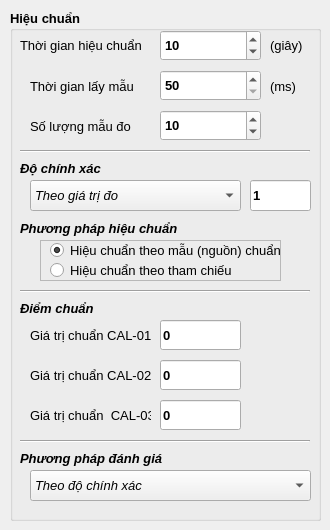
       <widget class="QWidget" name="tab_5">
        <attribute name="title">
         <string>Hiệu chuẩn</string>
        </attribute>
        <widget class="QGroupBox" name="groupBox_4">
         <property name="geometry">
          <rect>
           <x>10</x>
           <y>10</y>
           <width>311</width>
           <height>511</height>
          </rect>
         </property>
         <property name="font">
          <font>
           <pointsize>10</pointsize>
           <weight>75</weight>
           <italic>false</italic>
           <bold>true</bold>
          </font>
         </property>
         <property name="title">
          <string>Hiệu chuẩn</string>
         </property>
         <widget class="QLabel" name="label_19">
          <property name="geometry">
           <rect>
            <x>10</x>
            <y>25</y>
            <width>131</width>
            <height>20</height>
           </rect>
          </property>
          <property name="font">
           <font>
            <pointsize>10</pointsize>
            <weight>50</weight>
            <italic>false</italic>
            <bold>false</bold>
           </font>
          </property>
          <property name="text">
           <string>Thời gian hiệu chuẩn</string>
          </property>
         </widget>
         <widget class="QSpinBox" name="spinBox_calibTime">
          <property name="geometry">
           <rect>
            <x>150</x>
            <y>20</y>
            <width>101</width>
            <height>31</height>
           </rect>
          </property>
          <property name="font">
           <font>
            <pointsize>10</pointsize>
            <weight>75</weight>
            <italic>false</italic>
            <bold>true</bold>
           </font>
          </property>
          <property name="minimum">
           <number>1</number>
          </property>
          <property name="maximum">
           <number>65000</number>
          </property>
          <property name="value">
           <number>10</number>
          </property>
         </widget>
         <widget class="QLabel" name="label_20">
          <property name="geometry">
           <rect>
            <x>260</x>
            <y>25</y>
            <width>41</width>
            <height>20</height>
           </rect>
          </property>
          <property name="font">
           <font>
            <pointsize>10</pointsize>
            <weight>50</weight>
            <italic>false</italic>
            <bold>false</bold>
           </font>
          </property>
          <property name="text">
           <string>(giây)</string>
          </property>
         </widget>
         <widget class="QLabel" name="label_21">
          <property name="geometry">
           <rect>
            <x>20</x>
            <y>66</y>
            <width>111</width>
            <height>20</height>
           </rect>
          </property>
          <property name="font">
           <font>
            <pointsize>10</pointsize>
            <weight>50</weight>
            <italic>false</italic>
            <bold>false</bold>
           </font>
          </property>
          <property name="text">
           <string>Thời gian lấy mẫu</string>
          </property>
         </widget>
         <widget class="QSpinBox" name="spinBox_calibSampleTime">
          <property name="geometry">
           <rect>
            <x>150</x>
            <y>60</y>
            <width>101</width>
            <height>31</height>
           </rect>
          </property>
          <property name="font">
           <font>
            <pointsize>10</pointsize>
            <weight>75</weight>
            <italic>false</italic>
            <bold>true</bold>
           </font>
          </property>
          <property name="minimum">
           <number>50</number>
          </property>
          <property name="maximum">
           <number>65000</number>
          </property>
         </widget>
         <widget class="QSpinBox" name="spinBox_sampleNumber">
          <property name="geometry">
           <rect>
            <x>150</x>
            <y>100</y>
            <width>101</width>
            <height>31</height>
           </rect>
          </property>
          <property name="font">
           <font>
            <pointsize>10</pointsize>
            <weight>75</weight>
            <italic>false</italic>
            <bold>true</bold>
           </font>
          </property>
          <property name="minimum">
           <number>1</number>
          </property>
          <property name="maximum">
           <number>65000</number>
          </property>
          <property name="value">
           <number>10</number>
          </property>
         </widget>
         <widget class="QLabel" name="label_22">
          <property name="geometry">
           <rect>
            <x>20</x>
            <y>106</y>
            <width>111</width>
            <height>20</height>
           </rect>
          </property>
          <property name="font">
           <font>
            <pointsize>10</pointsize>
            <weight>50</weight>
            <italic>false</italic>
            <bold>false</bold>
           </font>
          </property>
          <property name="text">
           <string>Số lượng mẫu đo</string>
          </property>
         </widget>
         <widget class="QLabel" name="label_23">
          <property name="geometry">
           <rect>
            <x>260</x>
            <y>66</y>
            <width>31</width>
            <height>20</height>
           </rect>
          </property>
          <property name="font">
           <font>
            <pointsize>10</pointsize>
            <weight>50</weight>
            <italic>false</italic>
            <bold>false</bold>
           </font>
          </property>
          <property name="text">
           <string>(ms)</string>
          </property>
         </widget>
         <widget class="QComboBox" name="comboBox_accuracySelect">
          <property name="geometry">
           <rect>
            <x>20</x>
            <y>170</y>
            <width>211</width>
            <height>31</height>
           </rect>
          </property>
          <property name="font">
           <font>
            <pointsize>10</pointsize>
            <weight>50</weight>
            <italic>true</italic>
            <bold>false</bold>
           </font>
          </property>
          <item>
           <property name="text">
            <string>Theo giá trị đo</string>
           </property>
          </item>
          <item>
           <property name="text">
            <string>Theo phần trăm (%RD - reading)</string>
           </property>
          </item>
          <item>
           <property name="text">
            <string>Theo toàn thang đo (%FS - fullscale)</string>
           </property>
          </item>
         </widget>
         <widget class="QLabel" name="label_24">
          <property name="geometry">
           <rect>
            <x>10</x>
            <y>150</y>
            <width>91</width>
            <height>16</height>
           </rect>
          </property>
          <property name="font">
           <font>
            <pointsize>10</pointsize>
            <weight>75</weight>
            <italic>true</italic>
            <bold>true</bold>
           </font>
          </property>
          <property name="text">
           <string>Độ chính xác</string>
          </property>
         </widget>
         <widget class="QLineEdit" name="lineEdit_accuracy">
          <property name="geometry">
           <rect>
            <x>240</x>
            <y>170</y>
            <width>61</width>
            <height>31</height>
           </rect>
          </property>
          <property name="text">
           <string>1</string>
          </property>
         </widget>
         <widget class="QFrame" name="frame_2">
          <property name="geometry">
           <rect>
            <x>30</x>
            <y>230</y>
            <width>241</width>
            <height>41</height>
           </rect>
          </property>
          <property name="frameShape">
           <enum>QFrame::StyledPanel</enum>
          </property>
          <property name="frameShadow">
           <enum>QFrame::Raised</enum>
          </property>
          <widget class="QRadioButton" name="radioButton_standardSample">
           <property name="geometry">
            <rect>
             <x>10</x>
             <y>0</y>
             <width>241</width>
             <height>20</height>
            </rect>
           </property>
           <property name="font">
            <font>
             <pointsize>10</pointsize>
             <weight>50</weight>
             <italic>false</italic>
             <bold>false</bold>
            </font>
           </property>
           <property name="text">
            <string>Hiệu chuẩn theo mẫu (nguồn) chuẩn</string>
           </property>
           <property name="checked">
            <bool>true</bool>
           </property>
          </widget>
          <widget class="QRadioButton" name="radioButton_referenceSample">
           <property name="geometry">
            <rect>
             <x>10</x>
             <y>20</y>
             <width>201</width>
             <height>20</height>
            </rect>
           </property>
           <property name="font">
            <font>
             <pointsize>10</pointsize>
             <weight>50</weight>
             <italic>false</italic>
             <bold>false</bold>
            </font>
           </property>
           <property name="text">
            <string>Hiệu chuẩn theo tham chiếu</string>
           </property>
          </widget>
         </widget>
         <widget class="QLabel" name="label_25">
          <property name="geometry">
           <rect>
            <x>10</x>
            <y>440</y>
            <width>161</width>
            <height>16</height>
           </rect>
          </property>
          <property name="font">
           <font>
            <pointsize>10</pointsize>
            <weight>75</weight>
            <italic>true</italic>
            <bold>true</bold>
           </font>
          </property>
          <property name="text">
           <string>Phương pháp đánh giá</string>
          </property>
         </widget>
         <widget class="QLineEdit" name="lineEdit_standardValue_01">
          <property name="geometry">
           <rect>
            <x>150</x>
            <y>310</y>
            <width>81</width>
            <height>30</height>
           </rect>
          </property>
          <property name="text">
           <string>0</string>
          </property>
         </widget>
         <widget class="QComboBox" name="comboBox_evaluateSelect">
          <property name="geometry">
           <rect>
            <x>20</x>
            <y>460</y>
            <width>281</width>
            <height>31</height>
           </rect>
          </property>
          <property name="font">
           <font>
            <pointsize>10</pointsize>
            <weight>50</weight>
            <italic>true</italic>
            <bold>false</bold>
           </font>
          </property>
          <item>
           <property name="text">
            <string>Theo độ chính xác</string>
           </property>
          </item>
          <item>
           <property name="text">
            <string>Theo độ lệch chuẩn</string>
           </property>
          </item>
         </widget>
         <widget class="QLabel" name="label_26">
          <property name="geometry">
           <rect>
            <x>20</x>
            <y>315</y>
            <width>121</width>
            <height>20</height>
           </rect>
          </property>
          <property name="font">
           <font>
            <pointsize>10</pointsize>
            <weight>50</weight>
            <italic>false</italic>
            <bold>false</bold>
           </font>
          </property>
          <property name="text">
           <string>Giá trị chuẩn CAL-01:</string>
          </property>
         </widget>
         <widget class="QLabel" name="label_27">
          <property name="geometry">
           <rect>
            <x>20</x>
            <y>355</y>
            <width>121</width>
            <height>20</height>
           </rect>
          </property>
          <property name="font">
           <font>
            <pointsize>10</pointsize>
            <weight>50</weight>
            <italic>false</italic>
            <bold>false</bold>
           </font>
          </property>
          <property name="text">
           <string>Giá trị chuẩn CAL-02:</string>
          </property>
         </widget>
         <widget class="QLineEdit" name="lineEdit_standardValue_02">
          <property name="geometry">
           <rect>
            <x>150</x>
            <y>350</y>
            <width>81</width>
            <height>30</height>
           </rect>
          </property>
          <property name="text">
           <string>0</string>
          </property>
         </widget>
         <widget class="QLineEdit" name="lineEdit_standardValue_03">
          <property name="geometry">
           <rect>
            <x>150</x>
            <y>390</y>
            <width>81</width>
            <height>30</height>
           </rect>
          </property>
          <property name="text">
           <string>0</string>
          </property>
         </widget>
         <widget class="QLabel" name="label_28">
          <property name="geometry">
           <rect>
            <x>20</x>
            <y>395</y>
            <width>121</width>
            <height>20</height>
           </rect>
          </property>
          <property name="font">
           <font>
            <pointsize>10</pointsize>
            <weight>50</weight>
            <italic>false</italic>
            <bold>false</bold>
           </font>
          </property>
          <property name="text">
           <string>Giá trị chuẩn  CAL-03:</string>
          </property>
         </widget>
         <widget class="QLabel" name="label_29">
          <property name="geometry">
           <rect>
            <x>10</x>
            <y>210</y>
            <width>171</width>
            <height>16</height>
           </rect>
          </property>
          <property name="font">
           <font>
            <pointsize>10</pointsize>
            <weight>75</weight>
            <italic>true</italic>
            <bold>true</bold>
           </font>
          </property>
          <property name="text">
           <string>Phương pháp hiệu chuẩn</string>
          </property>
         </widget>
         <widget class="QLabel" name="label_30">
          <property name="geometry">
           <rect>
            <x>10</x>
            <y>290</y>
            <width>161</width>
            <height>16</height>
           </rect>
          </property>
          <property name="font">
           <font>
            <pointsize>10</pointsize>
            <weight>75</weight>
            <italic>true</italic>
            <bold>true</bold>
           </font>
          </property>
          <property name="text">
           <string>Điểm chuẩn</string>
          </property>
         </widget>
         <widget class="Line" name="line">
          <property name="geometry">
           <rect>
            <x>10</x>
            <y>140</y>
            <width>290</width>
            <height>3</height>
           </rect>
          </property>
          <property name="orientation">
           <enum>Qt::Horizontal</enum>
          </property>
         </widget>
         <widget class="Line" name="line_3">
          <property name="geometry">
           <rect>
            <x>10</x>
            <y>280</y>
            <width>290</width>
            <height>3</height>
           </rect>
          </property>
          <property name="orientation">
           <enum>Qt::Horizontal</enum>
          </property>
         </widget>
         <widget class="Line" name="line_4">
          <property name="geometry">
           <rect>
            <x>10</x>
            <y>430</y>
            <width>290</width>
            <height>3</height>
           </rect>
          </property>
          <property name="orientation">
           <enum>Qt::Horizontal</enum>
          </property>
         </widget>
        </widget>
       </widget>
